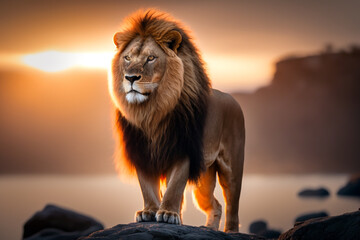
#> input picture LION.jpg, 360 x 240 px
$ jupyter execute EX8.ipynb
#> lines starting #> are read from the running program, lines starting #| are printed output that depends on the picture; after the words box and inside, x2 and y2 are one past the last pixel; in counts of white or black regions, pixels touching at a corner belong together
# Ex. No: 08
# THRESHOLDING

**Name:** EASWAR R    **Reg. No:** 212223230053
**Slot:** 4E6-1

[cell 1]
import cv2
import numpy as np
import matplotlib.pyplot as plt

image = cv2.imread("LION.jpg")
#> image is the input picture: shape (240, 360, 3); mean B, G, R 76.8, 100.6, 137.7
gray_image = cv2.cvtColor(image, cv2.COLOR_BGR2GRAY)
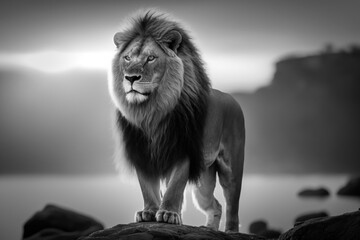
#> gray_image: shape (240, 360); min 0, max 255, mean 109

plt.imshow(cv2.cvtColor(image, cv2.COLOR_BGR2RGB))
plt.title("Original Image")
plt.axis('off')
plt.show()

[cell 2]
def display_img(img):
    plt.imshow(img,cmap='gray')
    plt.axis('off')
    plt.show()

# GLOBAL THRESHOLDING

[cell 3]
_, global_thresholded = cv2.threshold(gray_image, 127, 255, cv2.THRESH_BINARY)
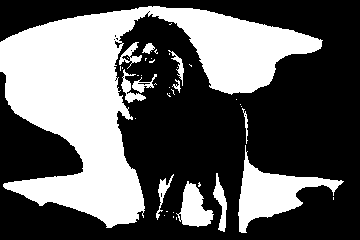
#> global_thresholded: shape (240, 360); 37.6% white; 41 white regions (29 under 20 px), largest, box (x1, y1, x2, y2) and area: (0, 6, 323, 228) 26765, (238, 145, 344, 233) 3084, (176, 181, 214, 227) 960
plt.title("Global Thresholding")
display_img(global_thresholded)

# Adaptive Thresholding

[cell 4]
adaptive_thresholded = cv2.adaptiveThreshold(gray_image, 255, cv2.ADAPTIVE_THRESH_GAUSSIAN_C, cv2.THRESH_BINARY, 11, 2)
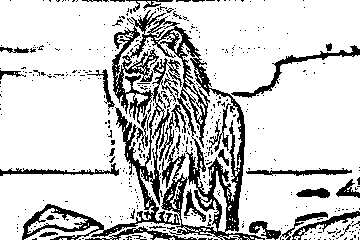
#> adaptive_thresholded: shape (240, 360); 80.4% white; 421 black regions (385 under 20 px), largest, box (x1, y1, x2, y2) and area: (22, 10, 265, 240) 10537, (231, 45, 360, 98) 716, (0, 163, 119, 176) 460
plt.title("Adaptive Thresholding")
display_img(adaptive_thresholded)

# Otsu's Thresholding

[cell 5]
_, otsu_thresholded = cv2.threshold(gray_image, 0, 255, cv2.THRESH_BINARY + cv2.THRESH_OTSU)
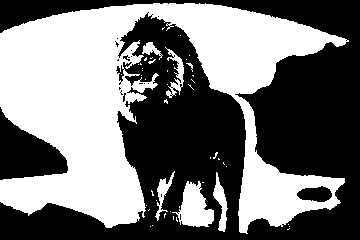
#> otsu_thresholded: shape (240, 360); 46.6% white; 48 white regions (41 under 20 px), largest, box (x1, y1, x2, y2) and area: (0, 3, 349, 234) 37813, (172, 181, 214, 227) 1086, (213, 172, 228, 232) 385
plt.title("Otsu Thresholding")
display_img(otsu_thresholded)
